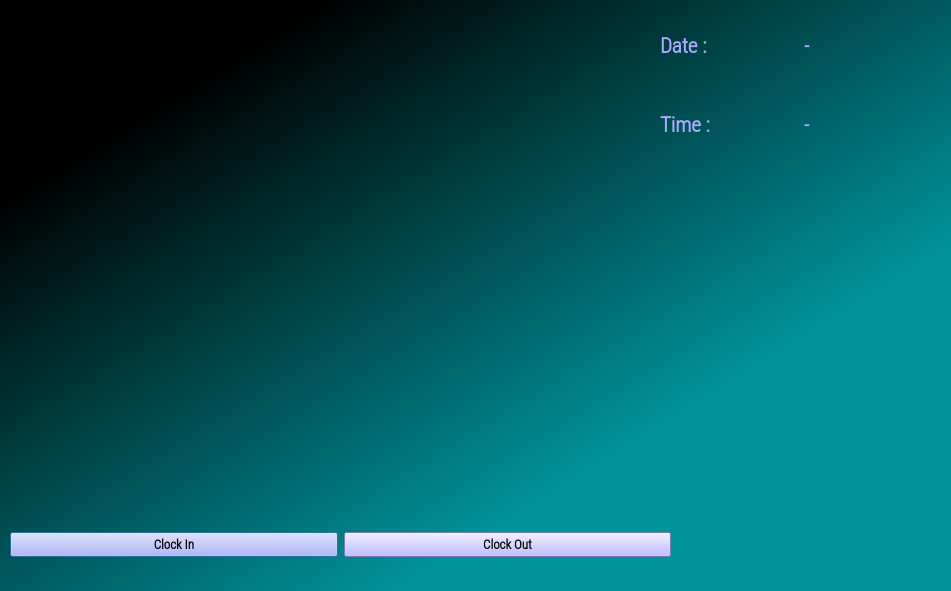
<?xml version="1.0" encoding="UTF-8"?>
<ui version="4.0">
 <class>OutputDialog</class>
 <widget class="QDialog" name="OutputDialog">
  <property name="geometry">
   <rect>
    <x>0</x>
    <y>0</y>
    <width>951</width>
    <height>591</height>
   </rect>
  </property>
  <property name="minimumSize">
   <size>
    <width>0</width>
    <height>0</height>
   </size>
  </property>
  <property name="maximumSize">
   <size>
    <width>1280</width>
    <height>720</height>
   </size>
  </property>
  <property name="font">
   <font>
    <family>Calibri</family>
    <weight>75</weight>
    <bold>true</bold>
   </font>
  </property>
  <property name="windowTitle">
   <string>Systeme de controle de presence</string>
  </property>
  <property name="windowIcon">
   <iconset>
    <normaloff>usthb.jpg</normaloff>usthb.jpg</iconset>
  </property>
  <property name="styleSheet">
   <string notr="true">#OutputDialog{background-color: qlineargradient(spread:pad, x1:0, y1:0, x2:1, y2:1, stop:0.169492 rgba(0, 0, 0, 255), stop:0.707627 rgba(0, 147, 154, 255));}</string>
  </property>
  <widget class="QLabel" name="imgLabel">
   <property name="geometry">
    <rect>
     <x>10</x>
     <y>10</y>
     <width>640</width>
     <height>480</height>
    </rect>
   </property>
   <property name="minimumSize">
    <size>
     <width>4</width>
     <height>0</height>
    </size>
   </property>
   <property name="maximumSize">
    <size>
     <width>640</width>
     <height>480</height>
    </size>
   </property>
   <property name="styleSheet">
    <string notr="true"/>
   </property>
   <property name="text">
    <string/>
   </property>
  </widget>
  <widget class="QWidget" name="horizontalLayoutWidget">
   <property name="geometry">
    <rect>
     <x>10</x>
     <y>509</y>
     <width>661</width>
     <height>71</height>
    </rect>
   </property>
   <layout class="QHBoxLayout" name="horizontalLayout">
    <item>
     <widget class="QPushButton" name="ClockInButton">
      <property name="font">
       <font>
        <family>Roboto Condensed Light</family>
        <pointsize>10</pointsize>
        <weight>75</weight>
        <bold>true</bold>
       </font>
      </property>
      <property name="styleSheet">
       <string notr="true">background-color: rgb(170, 170, 255);</string>
      </property>
      <property name="text">
       <string>Clock In</string>
      </property>
      <property name="checkable">
       <bool>true</bool>
      </property>
     </widget>
    </item>
    <item>
     <widget class="QPushButton" name="ClockOutButton">
      <property name="font">
       <font>
        <family>Roboto Condensed Light</family>
        <pointsize>10</pointsize>
        <weight>75</weight>
        <bold>true</bold>
       </font>
      </property>
      <property name="styleSheet">
       <string notr="true">background-color: rgb(170, 170, 255);</string>
      </property>
      <property name="text">
       <string>Clock Out</string>
      </property>
      <property name="checkable">
       <bool>true</bool>
      </property>
     </widget>
    </item>
   </layout>
  </widget>
  <widget class="QWidget" name="gridLayoutWidget">
   <property name="geometry">
    <rect>
     <x>660</x>
     <y>10</y>
     <width>281</width>
     <height>151</height>
    </rect>
   </property>
   <layout class="QGridLayout" name="gridLayout_2">
    <item row="0" column="0">
     <widget class="QLabel" name="label">
      <property name="font">
       <font>
        <family>Roboto Condensed Light</family>
        <pointsize>16</pointsize>
        <weight>75</weight>
        <bold>true</bold>
       </font>
      </property>
      <property name="text">
       <string>&lt;html&gt;&lt;head/&gt;&lt;body&gt;&lt;p&gt;&lt;span style=&quot; color:#aaaaff;&quot;&gt;Date :&lt;/span&gt;&lt;/p&gt;&lt;/body&gt;&lt;/html&gt;</string>
      </property>
     </widget>
    </item>
    <item row="0" column="1">
     <widget class="QLabel" name="Date_Label">
      <property name="font">
       <font>
        <family>Roboto Condensed Light</family>
        <pointsize>15</pointsize>
        <weight>75</weight>
        <bold>true</bold>
       </font>
      </property>
      <property name="text">
       <string>&lt;html&gt;&lt;head/&gt;&lt;body&gt;&lt;p&gt;&lt;span style=&quot; color:#aaaaff;&quot;&gt;-&lt;/span&gt;&lt;/p&gt;&lt;/body&gt;&lt;/html&gt;</string>
      </property>
     </widget>
    </item>
    <item row="1" column="0">
     <widget class="QLabel" name="label_2">
      <property name="font">
       <font>
        <family>Roboto Condensed Light</family>
        <pointsize>16</pointsize>
        <weight>75</weight>
        <bold>true</bold>
       </font>
      </property>
      <property name="text">
       <string>&lt;html&gt;&lt;head/&gt;&lt;body&gt;&lt;p&gt;&lt;span style=&quot; color:#aaaaff;&quot;&gt;Time :&lt;/span&gt;&lt;/p&gt;&lt;/body&gt;&lt;/html&gt;</string>
      </property>
     </widget>
    </item>
    <item row="1" column="1">
     <widget class="QLabel" name="Time_Label">
      <property name="font">
       <font>
        <family>Roboto Condensed Light</family>
        <pointsize>15</pointsize>
        <weight>75</weight>
        <bold>true</bold>
       </font>
      </property>
      <property name="text">
       <string>&lt;html&gt;&lt;head/&gt;&lt;body&gt;&lt;p&gt;&lt;span style=&quot; color:#aaaaff;&quot;&gt;-&lt;/span&gt;&lt;/p&gt;&lt;/body&gt;&lt;/html&gt;</string>
      </property>
     </widget>
    </item>
   </layout>
  </widget>
 </widget>
 <resources>
  <include location="resource.qrc"/>
 </resources>
 <connections/>
</ui>
